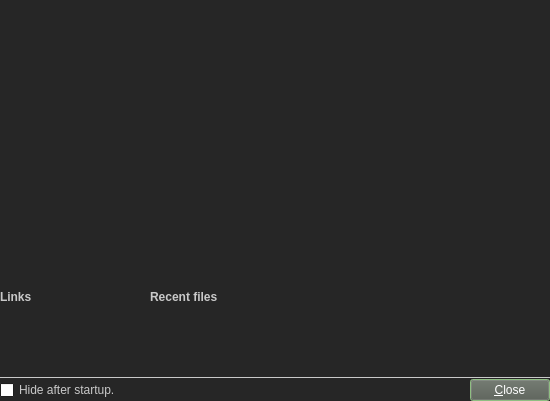
<?xml version="1.0" encoding="utf-8"?>
<ui version="4.0">
 <author>
    SPDX-FileCopyrightText: none
    SPDX-License-Identifier: GPL-3.0-or-later
  </author>
 <class>WdgSplash</class>
 <widget class="QWidget" name="WdgSplash">
  <property name="geometry">
   <rect>
    <x>0</x>
    <y>0</y>
    <width>550</width>
    <height>401</height>
   </rect>
  </property>
  <property name="sizePolicy">
   <sizepolicy hsizetype="Fixed" vsizetype="Preferred">
    <horstretch>0</horstretch>
    <verstretch>0</verstretch>
   </sizepolicy>
  </property>
  <property name="palette">
   <palette>
    <active>
     <colorrole role="WindowText">
      <brush brushstyle="SolidPattern">
       <color alpha="255">
        <red>201</red>
        <green>201</green>
        <blue>201</blue>
       </color>
      </brush>
     </colorrole>
     <colorrole role="Button">
      <brush brushstyle="SolidPattern">
       <color alpha="255">
        <red>64</red>
        <green>64</green>
        <blue>64</blue>
       </color>
      </brush>
     </colorrole>
     <colorrole role="Dark">
      <brush brushstyle="SolidPattern">
       <color alpha="255">
        <red>34</red>
        <green>32</green>
        <blue>31</blue>
       </color>
      </brush>
     </colorrole>
     <colorrole role="Text">
      <brush brushstyle="SolidPattern">
       <color alpha="255">
        <red>20</red>
        <green>19</green>
        <blue>18</blue>
       </color>
      </brush>
     </colorrole>
     <colorrole role="ButtonText">
      <brush brushstyle="SolidPattern">
       <color alpha="255">
        <red>201</red>
        <green>201</green>
        <blue>201</blue>
       </color>
      </brush>
     </colorrole>
     <colorrole role="Base">
      <brush brushstyle="SolidPattern">
       <color alpha="255">
        <red>255</red>
        <green>255</green>
        <blue>255</blue>
       </color>
      </brush>
     </colorrole>
     <colorrole role="Window">
      <brush brushstyle="SolidPattern">
       <color alpha="255">
        <red>38</red>
        <green>38</green>
        <blue>38</blue>
       </color>
      </brush>
     </colorrole>
     <colorrole role="Highlight">
      <brush brushstyle="SolidPattern">
       <color alpha="255">
        <red>153</red>
        <green>204</green>
        <blue>139</blue>
       </color>
      </brush>
     </colorrole>
     <colorrole role="Link">
      <brush brushstyle="SolidPattern">
       <color alpha="255">
        <red>233</red>
        <green>233</green>
        <blue>233</blue>
       </color>
      </brush>
     </colorrole>
     <colorrole role="LinkVisited">
      <brush brushstyle="SolidPattern">
       <color alpha="255">
        <red>202</red>
        <green>107</green>
        <blue>122</blue>
       </color>
      </brush>
     </colorrole>
    </active>
    <inactive>
     <colorrole role="WindowText">
      <brush brushstyle="SolidPattern">
       <color alpha="255">
        <red>201</red>
        <green>201</green>
        <blue>201</blue>
       </color>
      </brush>
     </colorrole>
     <colorrole role="Button">
      <brush brushstyle="SolidPattern">
       <color alpha="255">
        <red>64</red>
        <green>64</green>
        <blue>64</blue>
       </color>
      </brush>
     </colorrole>
     <colorrole role="Dark">
      <brush brushstyle="SolidPattern">
       <color alpha="255">
        <red>34</red>
        <green>32</green>
        <blue>31</blue>
       </color>
      </brush>
     </colorrole>
     <colorrole role="Text">
      <brush brushstyle="SolidPattern">
       <color alpha="255">
        <red>20</red>
        <green>19</green>
        <blue>18</blue>
       </color>
      </brush>
     </colorrole>
     <colorrole role="ButtonText">
      <brush brushstyle="SolidPattern">
       <color alpha="255">
        <red>201</red>
        <green>201</green>
        <blue>201</blue>
       </color>
      </brush>
     </colorrole>
     <colorrole role="Base">
      <brush brushstyle="SolidPattern">
       <color alpha="255">
        <red>255</red>
        <green>255</green>
        <blue>255</blue>
       </color>
      </brush>
     </colorrole>
     <colorrole role="Window">
      <brush brushstyle="SolidPattern">
       <color alpha="255">
        <red>38</red>
        <green>38</green>
        <blue>38</blue>
       </color>
      </brush>
     </colorrole>
     <colorrole role="Highlight">
      <brush brushstyle="SolidPattern">
       <color alpha="255">
        <red>153</red>
        <green>204</green>
        <blue>139</blue>
       </color>
      </brush>
     </colorrole>
     <colorrole role="Link">
      <brush brushstyle="SolidPattern">
       <color alpha="255">
        <red>233</red>
        <green>233</green>
        <blue>233</blue>
       </color>
      </brush>
     </colorrole>
     <colorrole role="LinkVisited">
      <brush brushstyle="SolidPattern">
       <color alpha="255">
        <red>202</red>
        <green>107</green>
        <blue>122</blue>
       </color>
      </brush>
     </colorrole>
    </inactive>
    <disabled>
     <colorrole role="WindowText">
      <brush brushstyle="SolidPattern">
       <color alpha="255">
        <red>34</red>
        <green>32</green>
        <blue>31</blue>
       </color>
      </brush>
     </colorrole>
     <colorrole role="Button">
      <brush brushstyle="SolidPattern">
       <color alpha="255">
        <red>64</red>
        <green>64</green>
        <blue>64</blue>
       </color>
      </brush>
     </colorrole>
     <colorrole role="Dark">
      <brush brushstyle="SolidPattern">
       <color alpha="255">
        <red>34</red>
        <green>32</green>
        <blue>31</blue>
       </color>
      </brush>
     </colorrole>
     <colorrole role="Text">
      <brush brushstyle="SolidPattern">
       <color alpha="255">
        <red>34</red>
        <green>32</green>
        <blue>31</blue>
       </color>
      </brush>
     </colorrole>
     <colorrole role="ButtonText">
      <brush brushstyle="SolidPattern">
       <color alpha="255">
        <red>34</red>
        <green>32</green>
        <blue>31</blue>
       </color>
      </brush>
     </colorrole>
     <colorrole role="Base">
      <brush brushstyle="SolidPattern">
       <color alpha="255">
        <red>38</red>
        <green>38</green>
        <blue>38</blue>
       </color>
      </brush>
     </colorrole>
     <colorrole role="Window">
      <brush brushstyle="SolidPattern">
       <color alpha="255">
        <red>38</red>
        <green>38</green>
        <blue>38</blue>
       </color>
      </brush>
     </colorrole>
     <colorrole role="Highlight">
      <brush brushstyle="SolidPattern">
       <color alpha="255">
        <red>209</red>
        <green>204</green>
        <blue>202</blue>
       </color>
      </brush>
     </colorrole>
     <colorrole role="Link">
      <brush brushstyle="SolidPattern">
       <color alpha="255">
        <red>233</red>
        <green>233</green>
        <blue>233</blue>
       </color>
      </brush>
     </colorrole>
     <colorrole role="LinkVisited">
      <brush brushstyle="SolidPattern">
       <color alpha="255">
        <red>202</red>
        <green>107</green>
        <blue>122</blue>
       </color>
      </brush>
     </colorrole>
    </disabled>
   </palette>
  </property>
  <property name="font">
   <font>
    <kerning>true</kerning>
   </font>
  </property>
  <property name="windowTitle">
   <string>Krimble</string>
  </property>
  <property name="windowOpacity">
   <double>1.000000000000000</double>
  </property>
  <layout class="QVBoxLayout" name="verticalLayout_4">
   <property name="spacing">
    <number>0</number>
   </property>
   <property name="leftMargin">
    <number>0</number>
   </property>
   <property name="topMargin">
    <number>0</number>
   </property>
   <property name="rightMargin">
    <number>0</number>
   </property>
   <property name="bottomMargin">
    <number>0</number>
   </property>
   <item>
    <widget class="QLabel" name="lblSplash">
     <property name="enabled">
      <bool>true</bool>
     </property>
     <property name="sizePolicy">
      <sizepolicy hsizetype="Preferred" vsizetype="Preferred">
       <horstretch>0</horstretch>
       <verstretch>0</verstretch>
      </sizepolicy>
     </property>
     <property name="minimumSize">
      <size>
       <width>504</width>
       <height>290</height>
      </size>
     </property>
     <property name="maximumSize">
      <size>
       <width>550</width>
       <height>290</height>
      </size>
     </property>
     <property name="font">
      <font>
       <kerning>false</kerning>
      </font>
     </property>
     <property name="frameShape">
      <enum>QFrame::NoFrame</enum>
     </property>
     <property name="frameShadow">
      <enum>QFrame::Plain</enum>
     </property>
     <property name="lineWidth">
      <number>0</number>
     </property>
     <property name="text">
      <string/>
     </property>
     <property name="textFormat">
      <enum>Qt::AutoText</enum>
     </property>
     <property name="pixmap">
      <pixmap>../../2.8/krita/data/splash/splash_screen.xpm</pixmap>
     </property>
     <property name="scaledContents">
      <bool>false</bool>
     </property>
     <property name="alignment">
      <set>Qt::AlignHCenter|Qt::AlignTop</set>
     </property>
     <property name="wordWrap">
      <bool>false</bool>
     </property>
     <property name="margin">
      <number>0</number>
     </property>
     <property name="indent">
      <number>0</number>
     </property>
    </widget>
   </item>
   <item>
    <layout class="QHBoxLayout" name="filesLayout">
     <property name="spacing">
      <number>0</number>
     </property>
     <property name="leftMargin">
      <number>0</number>
     </property>
     <property name="topMargin">
      <number>0</number>
     </property>
     <property name="rightMargin">
      <number>0</number>
     </property>
     <property name="bottomMargin">
      <number>0</number>
     </property>
     <item>
      <layout class="QVBoxLayout" name="verticalLayout_2">
       <property name="spacing">
        <number>0</number>
       </property>
       <property name="leftMargin">
        <number>0</number>
       </property>
       <property name="bottomMargin">
        <number>0</number>
       </property>
       <item>
        <widget class="QLabel" name="lblLinks">
         <property name="sizePolicy">
          <sizepolicy hsizetype="Minimum" vsizetype="Fixed">
           <horstretch>0</horstretch>
           <verstretch>0</verstretch>
          </sizepolicy>
         </property>
         <property name="minimumSize">
          <size>
           <width>150</width>
           <height>0</height>
          </size>
         </property>
         <property name="styleSheet">
          <string notr="true"/>
         </property>
         <property name="text">
          <string>&lt;html&gt;&lt;head/&gt;&lt;body&gt;&lt;p align=&quot;left&quot;&gt;&lt;span style=&quot; font-weight:600;&quot;&gt;Links&lt;/span&gt;&lt;/p&gt;&lt;/body&gt;&lt;/html&gt;</string>
         </property>
         <property name="textFormat">
          <enum>Qt::RichText</enum>
         </property>
         <property name="alignment">
          <set>Qt::AlignLeading|Qt::AlignLeft|Qt::AlignTop</set>
         </property>
         <property name="openExternalLinks">
          <bool>true</bool>
         </property>
        </widget>
       </item>
       <item>
        <spacer name="verticalSpacer">
         <property name="orientation">
          <enum>Qt::Vertical</enum>
         </property>
         <property name="sizeHint" stdset="0">
          <size>
           <width>20</width>
           <height>0</height>
          </size>
         </property>
        </spacer>
       </item>
      </layout>
     </item>
     <item>
      <layout class="QVBoxLayout" name="verticalLayout_3">
       <property name="spacing">
        <number>0</number>
       </property>
       <property name="rightMargin">
        <number>0</number>
       </property>
       <property name="bottomMargin">
        <number>0</number>
       </property>
       <item>
        <widget class="QLabel" name="lblRecent">
         <property name="sizePolicy">
          <sizepolicy hsizetype="Minimum" vsizetype="Fixed">
           <horstretch>0</horstretch>
           <verstretch>0</verstretch>
          </sizepolicy>
         </property>
         <property name="minimumSize">
          <size>
           <width>150</width>
           <height>0</height>
          </size>
         </property>
         <property name="text">
          <string>&lt;html&gt;&lt;head/&gt;&lt;body&gt;&lt;p align=&quot;left&quot;&gt;&lt;span style=&quot; font-weight:600;&quot;&gt;Recent files&lt;/span&gt;&lt;/p&gt;&lt;/body&gt;&lt;/html&gt;</string>
         </property>
         <property name="textFormat">
          <enum>Qt::RichText</enum>
         </property>
         <property name="alignment">
          <set>Qt::AlignLeading|Qt::AlignLeft|Qt::AlignTop</set>
         </property>
         <property name="openExternalLinks">
          <bool>false</bool>
         </property>
        </widget>
       </item>
       <item>
        <spacer name="verticalSpacer_2">
         <property name="orientation">
          <enum>Qt::Vertical</enum>
         </property>
         <property name="sizeType">
          <enum>QSizePolicy::Expanding</enum>
         </property>
         <property name="sizeHint" stdset="0">
          <size>
           <width>20</width>
           <height>0</height>
          </size>
         </property>
        </spacer>
       </item>
      </layout>
     </item>
     <item>
      <spacer name="horizontalSpacer">
       <property name="orientation">
        <enum>Qt::Horizontal</enum>
       </property>
       <property name="sizeType">
        <enum>QSizePolicy::MinimumExpanding</enum>
       </property>
       <property name="sizeHint" stdset="0">
        <size>
         <width>0</width>
         <height>0</height>
        </size>
       </property>
      </spacer>
     </item>
    </layout>
   </item>
   <item>
    <spacer name="verticalSpacer_3">
     <property name="orientation">
      <enum>Qt::Vertical</enum>
     </property>
     <property name="sizeType">
      <enum>QSizePolicy::MinimumExpanding</enum>
     </property>
     <property name="sizeHint" stdset="0">
      <size>
       <width>5</width>
       <height>0</height>
      </size>
     </property>
    </spacer>
   </item>
   <item>
    <widget class="Line" name="line">
     <property name="frameShadow">
      <enum>QFrame::Plain</enum>
     </property>
     <property name="orientation">
      <enum>Qt::Horizontal</enum>
     </property>
    </widget>
   </item>
   <item>
    <layout class="QHBoxLayout" name="actionControlsLayout">
     <property name="spacing">
      <number>0</number>
     </property>
     <property name="leftMargin">
      <number>0</number>
     </property>
     <property name="topMargin">
      <number>0</number>
     </property>
     <property name="rightMargin">
      <number>0</number>
     </property>
     <property name="bottomMargin">
      <number>0</number>
     </property>
     <item>
      <widget class="QCheckBox" name="chkShowAtStartup">
       <property name="sizePolicy">
        <sizepolicy hsizetype="MinimumExpanding" vsizetype="Fixed">
         <horstretch>0</horstretch>
         <verstretch>0</verstretch>
        </sizepolicy>
       </property>
       <property name="text">
        <string>Hide after startup.</string>
       </property>
      </widget>
     </item>
     <item>
      <widget class="QPushButton" name="bnClose">
       <property name="palette">
        <palette>
         <active>
          <colorrole role="WindowText">
           <brush brushstyle="SolidPattern">
            <color alpha="255">
             <red>255</red>
             <green>255</green>
             <blue>255</blue>
            </color>
           </brush>
          </colorrole>
          <colorrole role="Button">
           <brush brushstyle="SolidPattern">
            <color alpha="255">
             <red>78</red>
             <green>78</green>
             <blue>78</blue>
            </color>
           </brush>
          </colorrole>
          <colorrole role="Light">
           <brush brushstyle="SolidPattern">
            <color alpha="255">
             <red>117</red>
             <green>117</green>
             <blue>117</blue>
            </color>
           </brush>
          </colorrole>
          <colorrole role="Midlight">
           <brush brushstyle="SolidPattern">
            <color alpha="255">
             <red>97</red>
             <green>97</green>
             <blue>97</blue>
            </color>
           </brush>
          </colorrole>
          <colorrole role="Dark">
           <brush brushstyle="SolidPattern">
            <color alpha="255">
             <red>39</red>
             <green>39</green>
             <blue>39</blue>
            </color>
           </brush>
          </colorrole>
          <colorrole role="Mid">
           <brush brushstyle="SolidPattern">
            <color alpha="255">
             <red>52</red>
             <green>52</green>
             <blue>52</blue>
            </color>
           </brush>
          </colorrole>
          <colorrole role="Text">
           <brush brushstyle="SolidPattern">
            <color alpha="255">
             <red>255</red>
             <green>255</green>
             <blue>255</blue>
            </color>
           </brush>
          </colorrole>
          <colorrole role="BrightText">
           <brush brushstyle="SolidPattern">
            <color alpha="255">
             <red>255</red>
             <green>255</green>
             <blue>255</blue>
            </color>
           </brush>
          </colorrole>
          <colorrole role="ButtonText">
           <brush brushstyle="SolidPattern">
            <color alpha="255">
             <red>255</red>
             <green>255</green>
             <blue>255</blue>
            </color>
           </brush>
          </colorrole>
          <colorrole role="Base">
           <brush brushstyle="SolidPattern">
            <color alpha="255">
             <red>0</red>
             <green>0</green>
             <blue>0</blue>
            </color>
           </brush>
          </colorrole>
          <colorrole role="Window">
           <brush brushstyle="SolidPattern">
            <color alpha="255">
             <red>78</red>
             <green>78</green>
             <blue>78</blue>
            </color>
           </brush>
          </colorrole>
          <colorrole role="Shadow">
           <brush brushstyle="SolidPattern">
            <color alpha="255">
             <red>0</red>
             <green>0</green>
             <blue>0</blue>
            </color>
           </brush>
          </colorrole>
          <colorrole role="AlternateBase">
           <brush brushstyle="SolidPattern">
            <color alpha="255">
             <red>39</red>
             <green>39</green>
             <blue>39</blue>
            </color>
           </brush>
          </colorrole>
          <colorrole role="ToolTipBase">
           <brush brushstyle="SolidPattern">
            <color alpha="255">
             <red>255</red>
             <green>255</green>
             <blue>220</blue>
            </color>
           </brush>
          </colorrole>
          <colorrole role="ToolTipText">
           <brush brushstyle="SolidPattern">
            <color alpha="255">
             <red>0</red>
             <green>0</green>
             <blue>0</blue>
            </color>
           </brush>
          </colorrole>
         </active>
         <inactive>
          <colorrole role="WindowText">
           <brush brushstyle="SolidPattern">
            <color alpha="255">
             <red>255</red>
             <green>255</green>
             <blue>255</blue>
            </color>
           </brush>
          </colorrole>
          <colorrole role="Button">
           <brush brushstyle="SolidPattern">
            <color alpha="255">
             <red>78</red>
             <green>78</green>
             <blue>78</blue>
            </color>
           </brush>
          </colorrole>
          <colorrole role="Light">
           <brush brushstyle="SolidPattern">
            <color alpha="255">
             <red>117</red>
             <green>117</green>
             <blue>117</blue>
            </color>
           </brush>
          </colorrole>
          <colorrole role="Midlight">
           <brush brushstyle="SolidPattern">
            <color alpha="255">
             <red>97</red>
             <green>97</green>
             <blue>97</blue>
            </color>
           </brush>
          </colorrole>
          <colorrole role="Dark">
           <brush brushstyle="SolidPattern">
            <color alpha="255">
             <red>39</red>
             <green>39</green>
             <blue>39</blue>
            </color>
           </brush>
          </colorrole>
          <colorrole role="Mid">
           <brush brushstyle="SolidPattern">
            <color alpha="255">
             <red>52</red>
             <green>52</green>
             <blue>52</blue>
            </color>
           </brush>
          </colorrole>
          <colorrole role="Text">
           <brush brushstyle="SolidPattern">
            <color alpha="255">
             <red>255</red>
             <green>255</green>
             <blue>255</blue>
            </color>
           </brush>
          </colorrole>
          <colorrole role="BrightText">
           <brush brushstyle="SolidPattern">
            <color alpha="255">
             <red>255</red>
             <green>255</green>
             <blue>255</blue>
            </color>
           </brush>
          </colorrole>
          <colorrole role="ButtonText">
           <brush brushstyle="SolidPattern">
            <color alpha="255">
             <red>255</red>
             <green>255</green>
             <blue>255</blue>
            </color>
           </brush>
          </colorrole>
          <colorrole role="Base">
           <brush brushstyle="SolidPattern">
            <color alpha="255">
             <red>0</red>
             <green>0</green>
             <blue>0</blue>
            </color>
           </brush>
          </colorrole>
          <colorrole role="Window">
           <brush brushstyle="SolidPattern">
            <color alpha="255">
             <red>78</red>
             <green>78</green>
             <blue>78</blue>
            </color>
           </brush>
          </colorrole>
          <colorrole role="Shadow">
           <brush brushstyle="SolidPattern">
            <color alpha="255">
             <red>0</red>
             <green>0</green>
             <blue>0</blue>
            </color>
           </brush>
          </colorrole>
          <colorrole role="AlternateBase">
           <brush brushstyle="SolidPattern">
            <color alpha="255">
             <red>39</red>
             <green>39</green>
             <blue>39</blue>
            </color>
           </brush>
          </colorrole>
          <colorrole role="ToolTipBase">
           <brush brushstyle="SolidPattern">
            <color alpha="255">
             <red>255</red>
             <green>255</green>
             <blue>220</blue>
            </color>
           </brush>
          </colorrole>
          <colorrole role="ToolTipText">
           <brush brushstyle="SolidPattern">
            <color alpha="255">
             <red>0</red>
             <green>0</green>
             <blue>0</blue>
            </color>
           </brush>
          </colorrole>
         </inactive>
         <disabled>
          <colorrole role="WindowText">
           <brush brushstyle="SolidPattern">
            <color alpha="255">
             <red>39</red>
             <green>39</green>
             <blue>39</blue>
            </color>
           </brush>
          </colorrole>
          <colorrole role="Button">
           <brush brushstyle="SolidPattern">
            <color alpha="255">
             <red>78</red>
             <green>78</green>
             <blue>78</blue>
            </color>
           </brush>
          </colorrole>
          <colorrole role="Light">
           <brush brushstyle="SolidPattern">
            <color alpha="255">
             <red>117</red>
             <green>117</green>
             <blue>117</blue>
            </color>
           </brush>
          </colorrole>
          <colorrole role="Midlight">
           <brush brushstyle="SolidPattern">
            <color alpha="255">
             <red>97</red>
             <green>97</green>
             <blue>97</blue>
            </color>
           </brush>
          </colorrole>
          <colorrole role="Dark">
           <brush brushstyle="SolidPattern">
            <color alpha="255">
             <red>39</red>
             <green>39</green>
             <blue>39</blue>
            </color>
           </brush>
          </colorrole>
          <colorrole role="Mid">
           <brush brushstyle="SolidPattern">
            <color alpha="255">
             <red>52</red>
             <green>52</green>
             <blue>52</blue>
            </color>
           </brush>
          </colorrole>
          <colorrole role="Text">
           <brush brushstyle="SolidPattern">
            <color alpha="255">
             <red>39</red>
             <green>39</green>
             <blue>39</blue>
            </color>
           </brush>
          </colorrole>
          <colorrole role="BrightText">
           <brush brushstyle="SolidPattern">
            <color alpha="255">
             <red>255</red>
             <green>255</green>
             <blue>255</blue>
            </color>
           </brush>
          </colorrole>
          <colorrole role="ButtonText">
           <brush brushstyle="SolidPattern">
            <color alpha="255">
             <red>39</red>
             <green>39</green>
             <blue>39</blue>
            </color>
           </brush>
          </colorrole>
          <colorrole role="Base">
           <brush brushstyle="SolidPattern">
            <color alpha="255">
             <red>78</red>
             <green>78</green>
             <blue>78</blue>
            </color>
           </brush>
          </colorrole>
          <colorrole role="Window">
           <brush brushstyle="SolidPattern">
            <color alpha="255">
             <red>78</red>
             <green>78</green>
             <blue>78</blue>
            </color>
           </brush>
          </colorrole>
          <colorrole role="Shadow">
           <brush brushstyle="SolidPattern">
            <color alpha="255">
             <red>0</red>
             <green>0</green>
             <blue>0</blue>
            </color>
           </brush>
          </colorrole>
          <colorrole role="AlternateBase">
           <brush brushstyle="SolidPattern">
            <color alpha="255">
             <red>78</red>
             <green>78</green>
             <blue>78</blue>
            </color>
           </brush>
          </colorrole>
          <colorrole role="ToolTipBase">
           <brush brushstyle="SolidPattern">
            <color alpha="255">
             <red>255</red>
             <green>255</green>
             <blue>220</blue>
            </color>
           </brush>
          </colorrole>
          <colorrole role="ToolTipText">
           <brush brushstyle="SolidPattern">
            <color alpha="255">
             <red>0</red>
             <green>0</green>
             <blue>0</blue>
            </color>
           </brush>
          </colorrole>
         </disabled>
        </palette>
       </property>
       <property name="text">
        <string>&amp;Close</string>
       </property>
       <property name="autoDefault">
        <bool>true</bool>
       </property>
       <property name="default">
        <bool>true</bool>
       </property>
       <property name="flat">
        <bool>false</bool>
       </property>
      </widget>
     </item>
    </layout>
   </item>
  </layout>
 </widget>
 <resources/>
 <connections/>
</ui>
